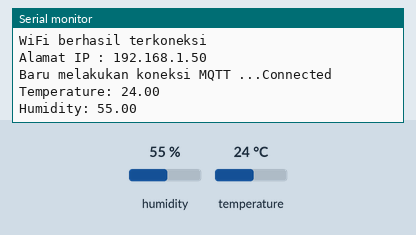
The sketch below on a simulated ESP32. Shown: the last lines printed to the serial monitor. The test bench sets the inputs (shaded band); at power-on: humidity 55 %, temperature 24 °C. WiFi joins after 1.5 s; servers stay silent unless stated; random numbers use the default seed unless the sketch sets one; no MQTT or app messages arrive unless stated.

Above: at 2.7 s.
2.8 s: humidity set to 22 %
At 4.6 s:
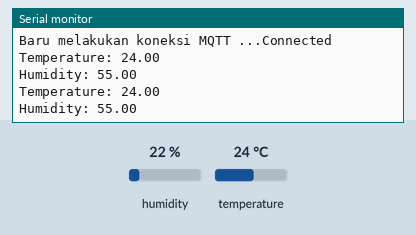
7.7 s: temperature set to 12 °C
At 8.9 s:
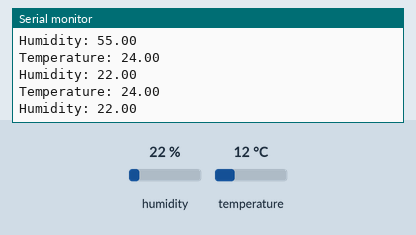
12.6 s: humidity set to 40 %
At 15.0 s:
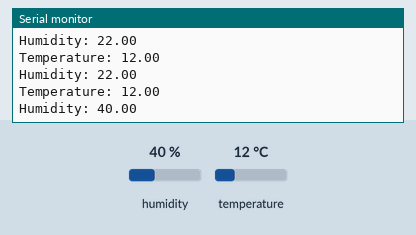
Timing chart, 0 to 16.5 s (numbered marks = the images above; inputs shaded):
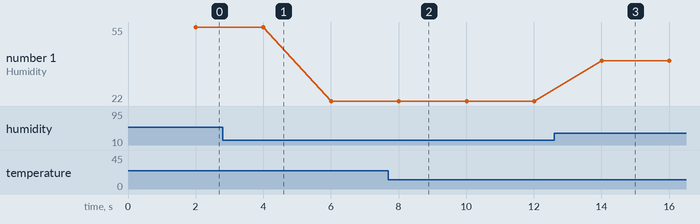

The sketch:

MQTT.ino
```cpp
#include <WiFi.h>
#include <PubSubClient.h>
#include <DHT.h>
#include <ArduinoJson.h>
StaticJsonDocument<200> doc;

const int DHT_PIN = 5;
const char* ssid = "iPhone"; ///  wifi ssid
const char* password = "12345678";
const char* mqtt_server = "172.20.10.4";// server broker

DHT sensor_dht(DHT_PIN,DHT22);
WiFiClient espClient;
PubSubClient client(espClient);
unsigned long lastMsg = 0;
float temp = 0;
float hum = 0;

void setup_wifi() {
  delay(10);
  Serial.println();
  Serial.print("Wifi terkoneksi ke : ");
  Serial.println(ssid);

  WiFi.mode(WIFI_STA);
  WiFi.begin(ssid, password);

  while (WiFi.status() != WL_CONNECTED) {
    delay(500);
    Serial.print(".");
  }

  randomSeed(micros());

  Serial.println("");
  Serial.println("WiFi berhasil terkoneksi");
  Serial.print("Alamat IP : ");
  Serial.println(WiFi.localIP());
}

void callback(char* topic, byte* payload, unsigned int length) {
  Serial.print("Message arrived [");
  Serial.print(topic);
  Serial.print("] ");
  for (int i = 0; i < length; i++) {
    Serial.print((char)payload[i]);
  }}

void reconnect() {
  while (!client.connected()) {
    Serial.print("Baru melakukan koneksi MQTT ...");
    String clientId = "ESP32Client-";
    clientId += String(random(0xffff), HEX);
    if (client.connect(clientId.c_str())) {
      Serial.println("Connected");
    } else {
      Serial.print("failed, rc=");
      Serial.print(client.state());
      Serial.println(" try again in 5 seconds");
      delay(5000);
    }}
}
void setup() {
  Serial.begin(115200);
  sensor_dht.begin();
  setup_wifi();
  client.setServer(mqtt_server, 1883);
  client.setCallback(callback);
}
void loop() {
  if (!client.connected()) {
    reconnect();
  }
  client.loop();
  unsigned long now = millis();
  if (now - lastMsg > 2000) { //perintah publish data
    lastMsg = now;
    float temp = sensor_dht.readTemperature();
    float hum = sensor_dht.readHumidity();

    doc["Temperature"] = temp;
    doc["Humidity"] = hum;
    String jsonString;
    serializeJson(doc, jsonString);
    char charArray[jsonString.length() + 1]; // Add one for null terminator
    jsonString.toCharArray(charArray, jsonString.length() + 1);
    client.publish("/data", charArray);   // publish to topic /data

    Serial.print("Temperature: ");
    Serial.println(temp);
    Serial.print("Humidity: ");
    Serial.println(hum);
    Serial.println();
  }
}
```

Measured:
- after the input at 12.6 s, the serial monitor: prints a new line after 1.4 s (image 3)
- plotted number 1: 55 → 22 after the input at 2.8 s, 22 → 40 after the input at 12.6 s
